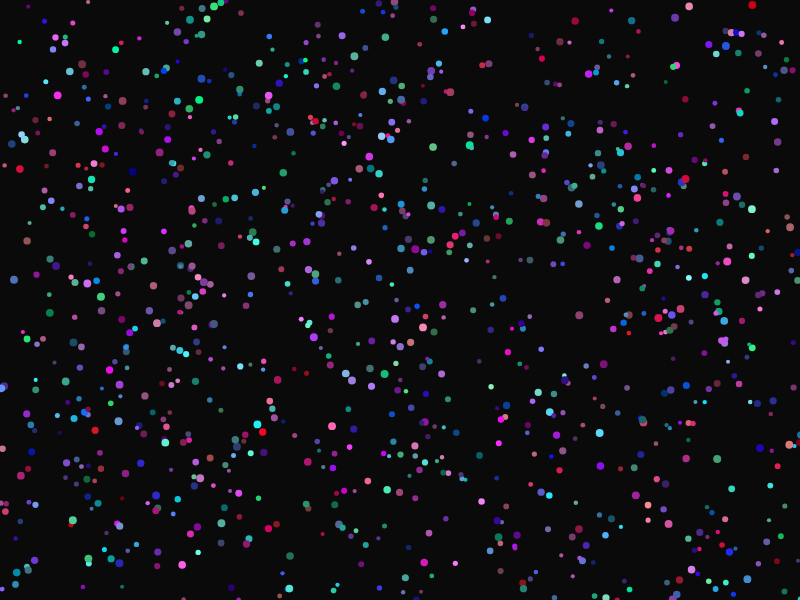
Frame 1 (no input)
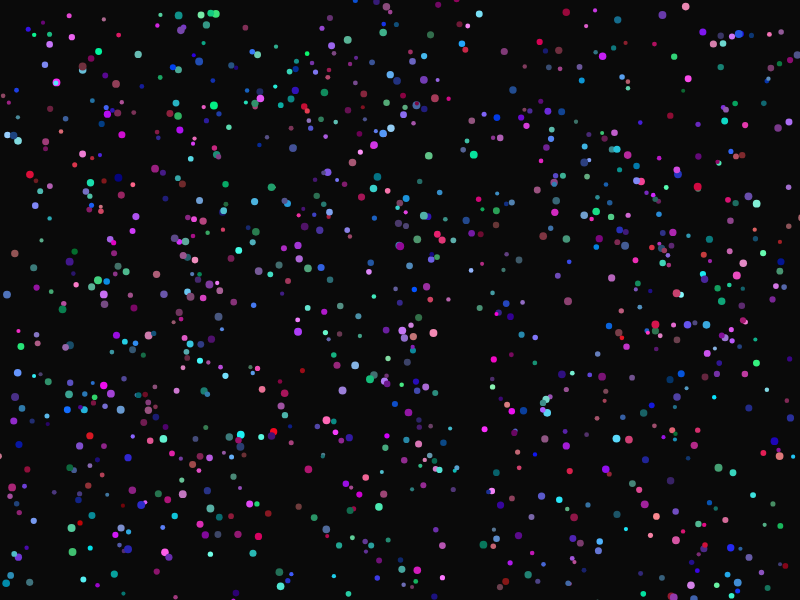
Frame 60 (no input)
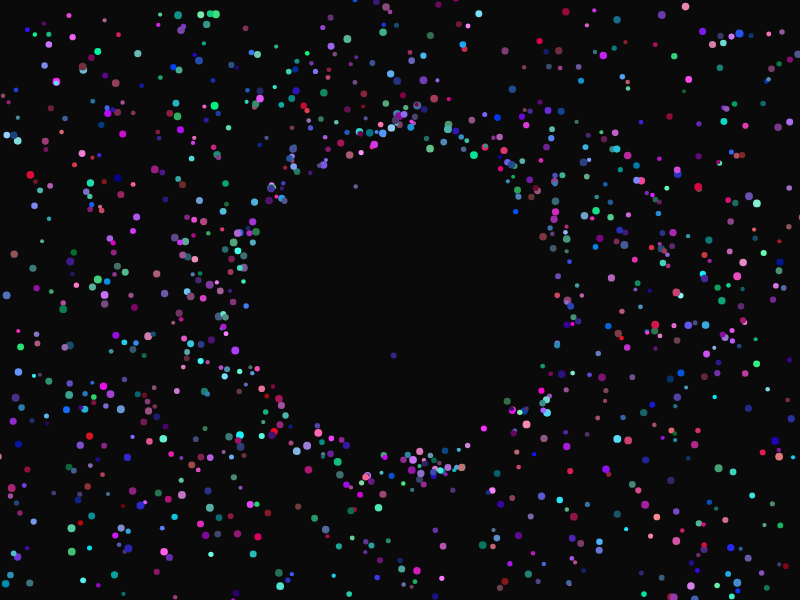
Frame 120 (the mouse pressed at the canvas centre since frame 60)

The p5.js sketch that drew these frames (run headless with seeded random() and noise() and a simulated clock; from frame 60 on, the mouse is pressed at the canvas centre):

// p5.js sketch
// ── sketch.js
let shapes = [];
let rippleCenter = { x: 0, y: 0 };
let isRippling = false;
let rippleRadius = 0;
let maxRippleRadius = 150;

class PixelShape {
  constructor(x, y) {
    this.x = x;
    this.y = y;
    this.size = random(4, 8);
    this.color = color(random(100, 255), random(100, 255), random(100, 255));
    this.vx = random(-1, 1);
    this.vy = random(-1, 1);
    this.originalX = x;
    this.originalY = y;
  }

  update() {
    if (isRippling) {
      let dx = this.x - rippleCenter.x;
      let dy = this.y - rippleCenter.y;
      let distance = sqrt(dx * dx + dy * dy);

      if (distance < rippleRadius) {
        let angle = atan2(dy, dx);
        let force = map(rippleRadius - distance, 0, rippleRadius, 0.5, 0);
        this.vx += cos(angle) * force;
        this.vy += sin(angle) * force;
      }
    }

    this.x += this.vx;
    this.y += this.vy;

    // Apply some friction
    this.vx *= 0.95;
    this.vy *= 0.95;
  }

  display() {
    fill(this.color);
    noStroke();
    ellipse(this.x, this.y, this.size);
  }
}

function setup() {
  createCanvas(800, 600);
  colorMode(HSB, 255);

  // Create initial pixel shapes
  for (let i = 0; i < 1000; i++) {
    let x = random(width);
    let y = random(height);
    shapes.push(new PixelShape(x, y));
  }
}

function draw() {
  background(0, 0, 10);

  // Update and display shapes
  for (let shape of shapes) {
    shape.update();
    shape.display();
  }

  // Handle ripple effect
  if (isRippling) {
    rippleRadius += 5;
    if (rippleRadius > maxRippleRadius) {
      isRippling = false;
      rippleRadius = 0;
    }
  }

  // Draw ripple if active
  if (isRippling && rippleRadius > 0) {
    noFill();
    stroke(255, 100);
    strokeWeight(2);
    ellipse(rippleCenter.x, rippleCenter.y, rippleRadius * 2);
  }
}

function mousePressed() {
  isRippling = true;
  rippleCenter.x = mouseX;
  rippleCenter.y = mouseY;
  rippleRadius = 0;
}
